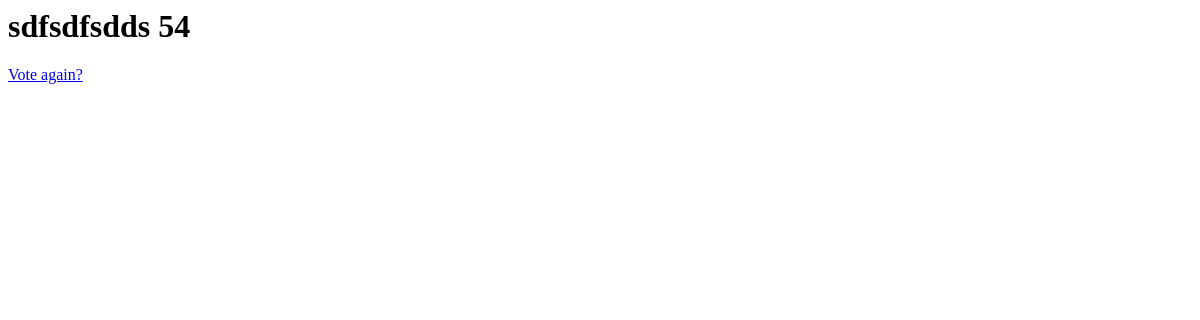
The app's page /polls/10/results/, older data.
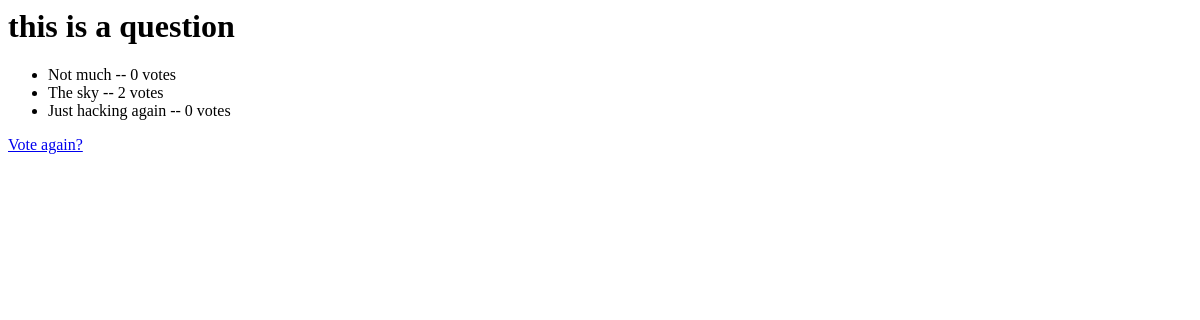
The same page, newer data.
### polls/models.py (models this page shows, shortened)
class Question(models.Model):
    question_text = models.CharField(max_length=200)
    pub_date = models.DateTimeField('date published')

class Choice(models.Model):
    question = models.ForeignKey(Question, on_delete=models.CASCADE)
    choice_text = models.CharField(max_length=200)
    votes = models.IntegerField(default=0)

### polls/views.py (the view)
# urls.py: path('<int:pk>/results/', views.ResultsView.as_view(), name='results'),
class ResultsView(generic.DetailView):
    model = Question
    template_name = 'polls/results.html'

### polls/templates/polls/results.html
<h1>{{ question.question_text }}</h1>
<ul>
{% for choice in question.choice_set.all %}
    <li>{{ choice.choice_text }} -- {{ choice.votes }} vote{{ choice.votes|pluralize }}</li>
{% endfor %}
</ul>
<a href="{% url 'polls:detail' question.id %}">Vote again?</a>

Row changes from the older to the newer data that the page shows:
changed Question: question_text "sdfsdfsdds 54" → "this is a question"
added Choice: choice_text "Not much", votes "0"
added Choice: choice_text "The sky", votes "2"
added Choice: choice_text "Just hacking again", votes "0"
